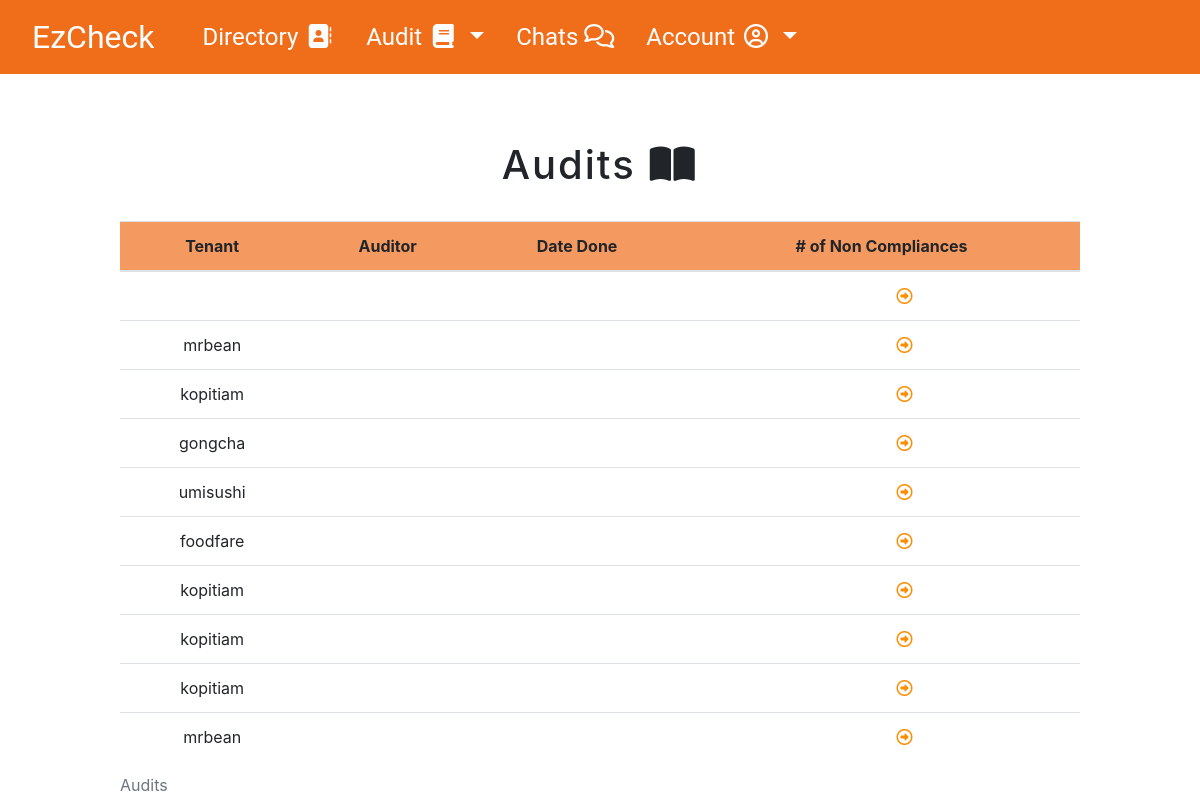
The page /view-all on the database its author committed.
### app/models.py (models this page shows, shortened)
class Audit(db.Model):
    id = db.Column(db.Integer, primary_key = True)
    timestamp = db.Column(db.DateTime, index=True)
    auditor = db.Column(db.String(64), db.ForeignKey('user.username'),nullable=False)
    tenant = db.Column(db.String(64), db.ForeignKey('user.username'), nullable=False)
    audit_ref = db.relationship("User", foreign_keys = [auditor])
    tenant_ref = db.relationship("User", foreign_keys = [tenant])
    part1_score = db.Column(db.Integer)
    part2_score = db.Column(db.Integer)
    part3_score = db.Column(db.Integer)
    part4_score = db.Column(db.Integer)
    part5_score = db.Column(db.Integer)
    total_score = db.Column(db.Integer)
    remarks = db.Column(db.String(64), nullable=False)
    rectification = db.Column(db.Integer)
    comments = db.relationship("Comments", backref = 'audit', lazy = 'dynamic')

### app/routes.py (the view)
@app.route("/view-all")
def view_audits():
    audits = getaudits()
    return render_template("audit/view_audits.html", audits = audits)

### app/generalFunctions.py (called while the page is built)
def getaudits():
    out = {}
    query = Audit.query.all()
    for audit in query:
        uid = audit.id
        date = audit.timestamp.strftime("%m/%d/%Y")
        dic = {
            "date" : date,
            "auditor" : audit.auditor,
            "non-compliance" : audit.rectification,
            "tenant" : audit.tenant
        }
        out.update({uid:dic})
    return out

### app/templates/audit/view_audits.html
{% extends "base.html" %}
{% block head %}
{{ super() }}
{% endblock %}
{% block content %}
<div id="audit_header">
    <h1> Audits <i class="fas fa-book-open fa-fw"></i></h1>
</div>
<br>
<table id="audits_avaliable" class="table table-hover">
    <caption>Audits</caption>
    <thead class="thead" style="background-color: #f06c1ab0;">
        <tr >
            <th scope="col">Tenant</th>
            <th scope="col">Auditor</th>
            <th scope="col">Date Done</th>
            <th scope="col"># of Non Compliances</th>
        </tr>
    </thead>
    <tbody>
        {% for audit_id,details in audits.items() %}
        <tr>
            <td>{{details["tenant"]}}</td>
            <td>{{details["Auditor"]}}</td>
            <td>{{details["done"]}}</td>
            <td>{{details["non_compliance"]}} <a href="{{ url_for('audit_result', audit_id=audit_id) }}"><i class="far fa-arrow-alt-circle-right fa-fw" style="color: darkorange; padding-left: 30px;"></i></a></td>
        </tr>
        {% endfor %}
    </tbody>
    </div>
    {% endblock %}

### app/templates/base.html (shortened to what this page needs)
<!DOCTYPE html>
<html lang="en">
    <head>
        {% block head %}
        <link rel="stylesheet" href="https://maxcdn.bootstrapcdn.com/bootstrap/4.5.2/css/bootstrap.min.css">
        <link rel="stylesheet" type="text/css" href="{{ url_for('static', filename='styles/styles.css')}}"/>
        <link rel="stylesheet" type="text/css" href="{{ url_for('static', filename='styles/audit_checklist.css')}}"/>
        <link rel="stylesheet" type="text/css" href="{{ url_for('static', filename='styles/mainpage.css')}}"/>
        <link rel="stylesheet" type="text/css" href="{{ url_for('static', filename='styles/view_data.css')}}"/>
        <link rel="stylesheet" type="text/css" href="{{ url_for('static', filename='styles/directory.css')}}"/>
        <link rel="stylesheet" type="text/css" href="{{ url_for('static', filename='styles/chat.css')}}"/>
        <link rel="stylesheet" type="text/css" href="{{ url_for('static', filename='styles/broadcast.css')}}"/>
        <link rel="stylesheet" type="text/css" href="{{ url_for('static', filename='styles/audit_additional_info.css')}}"/>
        {% endblock %}
    </head>
    <body>
       <header>
        <nav class="navbar navbar-expand-lg fixed-top navbar-dark" style="background-color: #f06d1a; font-size:  x-large;" >
            <a class="navbar-brand px-3" style="font-size: xx-large;" href="{{url_for('main_page')}}">
              EzCheck
            </a>
            <div class="collapse navbar-collapse" id="navbarSupportedContent">
              <ul class="navbar-nav mr-auto">
                <li class="nav-item">
                  <a class="nav-link px-3 " href="{{url_for('directory_page')}}" style="color: white;">Directory  <i class="fas fa-address-book fa-fw"></i></a>
                </li>
                {% if session["clearance"] == "auditor" %}
                <li class="nav-item dropdown">
                  <a class="nav-link dropdown-toggle px-3 white" href="{{url_for('main_page')}}" id="navbarDropdown" role="button" data-toggle="dropdown" aria-haspopup="true" aria-expanded="false" style="color: white;">
                    Audit  <i class="fas fa-book fa-fw"></i>
                  </a>
                  <div class="dropdown-menu" aria-labelledby="navbarDropdown" style="border:none; background-color:#f06d1a;">
                    <a class="dropdown-item px-3" href="{{url_for('choose_tenant')}}" style="color: white;">Create</a>
                    <a class="dropdown-item px-3" href="{{url_for('view_audits')}}" style="color: white;">View</a>
                  </div>
                </li>
                <li class="nav-item dropdown">
                  <a class="nav-link dropdown-toggle px-3 white" href="{{url_for('main_page')}}" id="navbarDropdown" role="button" data-toggle="dropdown" aria-haspopup="true" aria-expanded="false" style="color: white;">
                    Data  <i class="fas fa-chart-line fa-fw"></i>
                  </a>
                  <div class="dropdown-menu" aria-labelledby="navbarDropdown" style="border:none; background-color:#f06d1a;">
                    <a class="dropdown-item px-3" href="{{url_for('data_page')}}" style="color: white;">Compare</a>
                    <a class="dropdown-item px-3" href="{{url_for('data_individual')}}" style="color: white;">View</a>
                    <a class="dropdown-item px-3" href="{{url_for('data_frequency')}}" style="color: white;">Frequency</a>
                  </div>
                <li class="nav-item">
                  <a class="nav-link px-3 " href="{{url_for('chat_page')}}" style="color: white;">Chats  <i class="far fa-comments"></i></i></a>
                </li>
                <li class="nav-item">
                  <a class="nav-link px-3 " href="{{url_for('create_broadcast')}}" style="color: white;">Broadcast  <i class="fas fa-bullhorn"></i></a>
                </li>
                <li class="nav-item dropdown float-right">
                  <a class="nav-link px-3 dropdown-toggle" href="/" id="navbarDropdown" role="button" data-toggle="dropdown" aria-haspopup="true" aria-expanded="false" style="color: white;">
                  Account <i class="far fa-user-circle fa-fw"></i>
                  </a>
                  <div class="dropdown-menu" aria-labelledby="navbarDropdown" style="border:none; background-color:#f06d1a;">
                    <a class="dropdown-item px-3 mx-auto"  href="{{url_for('settings')}}" style="color: white;">Settings</a>
                    <a class="dropdown-item px-3 justify-content-center" id="logout" href="{{url_for('login_page')}}" style="color: white;">Log Out</a>
                  </div>
                </li>
                {% else %}
                <li class="nav-item dropdown">
                  <a class="nav-link dropdown-toggle px-3 white" href="{{url_for('main_page')}}" id="navbarDropdown" role="button" data-toggle="dropdown" aria-haspopup="true" aria-expanded="false" style="color: white;">
                    Audit  <i class="fas fa-book fa-fw"></i>
                  </a>
                </li>
                <li class="nav-item">
                  <a class="nav-link px-3 " href="{{url_for('chat_page')}}" style="color: white;">Chats  <i class="far fa-comments"></i></i></a>
                </li>
                <li class="nav-item dropdown float-right">
                  <a class="nav-link px-3 dropdown-toggle" href="/" id="navbarDropdown" role="button" data-toggle="dropdown" aria-haspopup="true" aria-expanded="false" style="color: white;">
                  Account <i class="far fa-user-circle fa-fw"></i>
                  </a>
                </li>
                {% endif %}
              </ul>
            </div>
          </nav>
       </header>
        <div id="container">
          {% block content %}{% endblock %}
    </body>
</html>

### app/static/styles/styles.css (style rules this page uses)
div#container { position: absolute; top: 55%; left: 50%; margin-right: -50%; transform: translate(-50%, -50%); align-items: center; text-align: center; display: inline-block; width: 80%; height: 75%; font-family: -apple-system, BlinkMacSystemFont, "Segoe UI", Roboto, Oxygen-Sans, Ubuntu, Cantarell, "Helvetica Neue", sans-serif, 'Nunito Sans' !important; }
i::before { background:transparent !important; }
ul.navbar-nav { align-items:left; }

### app/static/styles/audit_checklist.css (style rules this page uses)
div#audit_header { width: 100%; font-weight: bold; letter-spacing: .125rem; }

### app/static/styles/audit_additional_info.css (style rules this page uses)
body { padding: 0; margin: 0; font-family: Roboto; font-weight: normal; width: 100%; height: 100vh; }

### rows shown on the page
Audit: tenant "mrbean"
Audit: tenant "kopitiam"
Audit: tenant "gongcha"
Audit: tenant "umisushi"
Audit: tenant "foodfare"
Audit: tenant "kopitiam"
Audit: tenant "kopitiam"
Audit: tenant "kopitiam"
Audit: tenant "mrbean"
